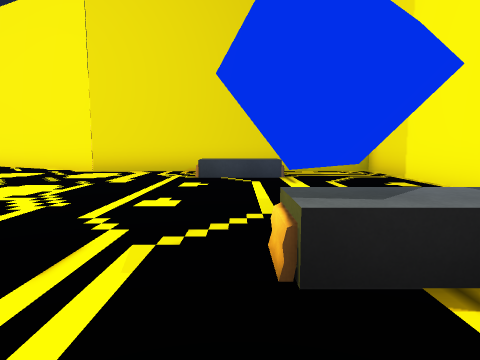
view 1 (above)

24 first-person views from a walk through a Unity game level. The camera is 1.3 m above the floor, tilts 6° down and sees 75° across. The floor is counted in squares, 2 m on a side. Each view is taken from the middle of a square. On the plan, view 1 faces up. The plan holds only what a view shows up to about 10 squares ahead; the rest is blank. The place goes on beyond the plan. The player character is not drawn.

view 2
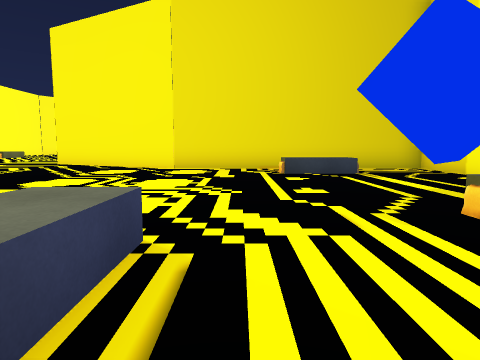

view 3
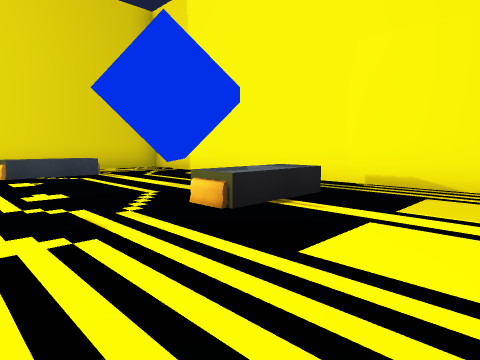

view 4
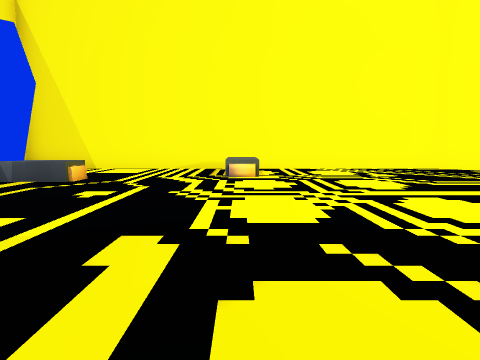

view 5
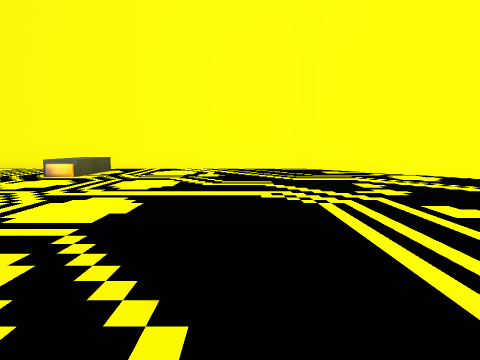

view 6
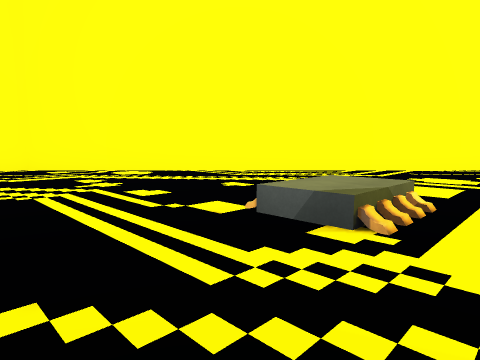

view 7
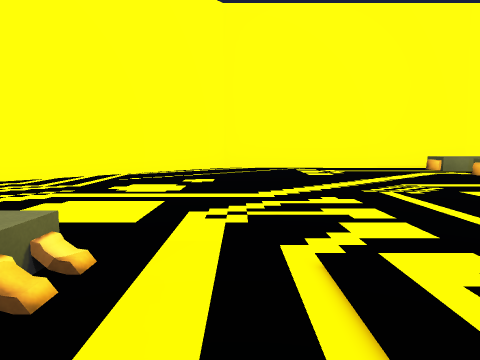

view 8
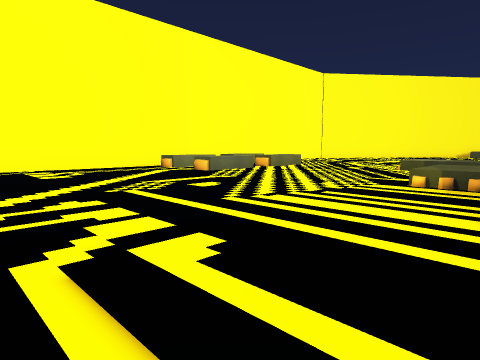

view 9
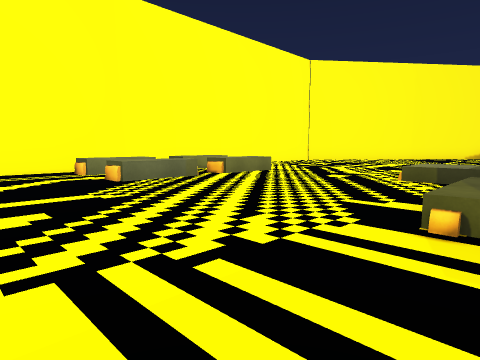

view 10
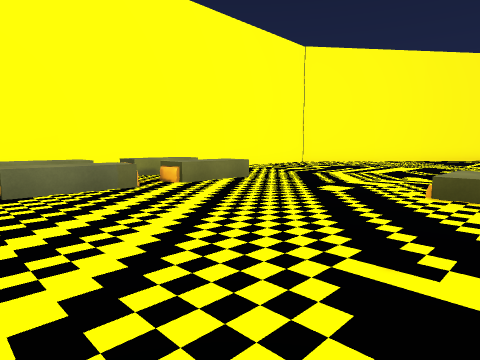

view 11
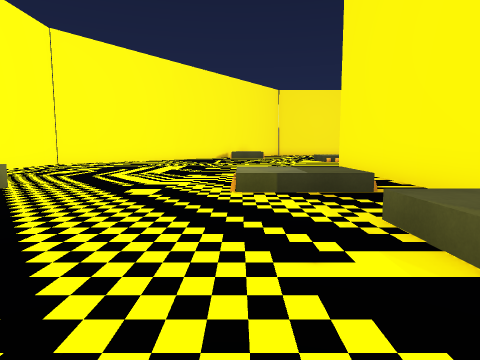

view 12
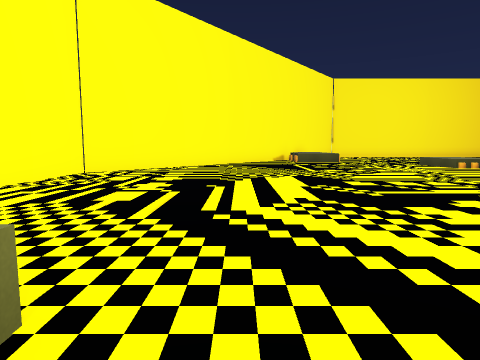

view 13
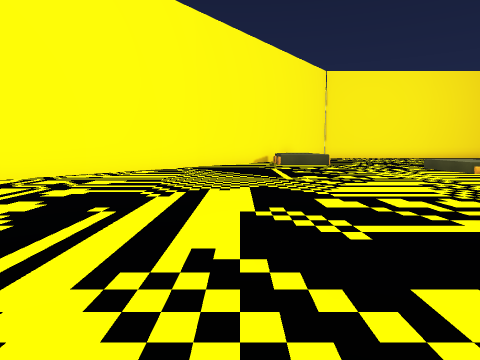

view 14
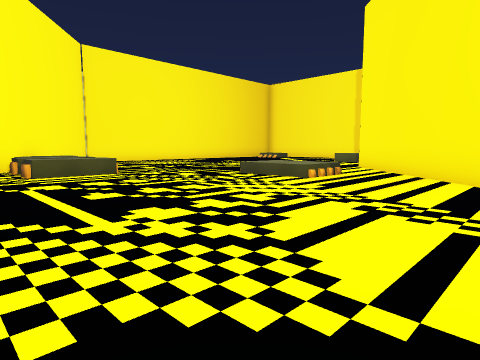

view 15
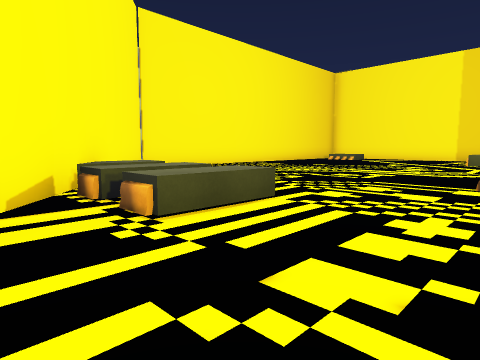

view 16
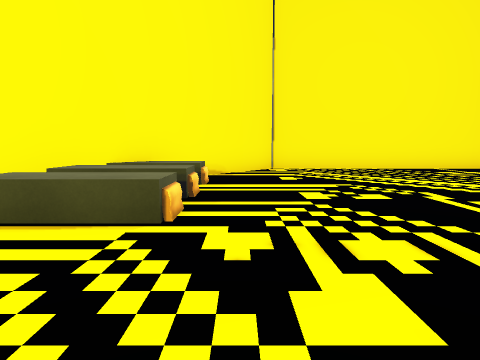

view 17
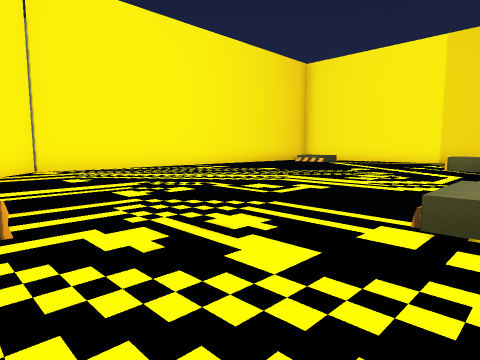

view 18
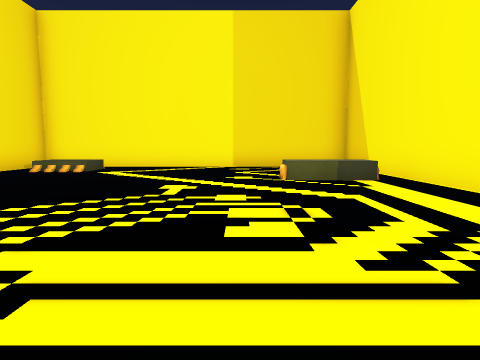

view 19
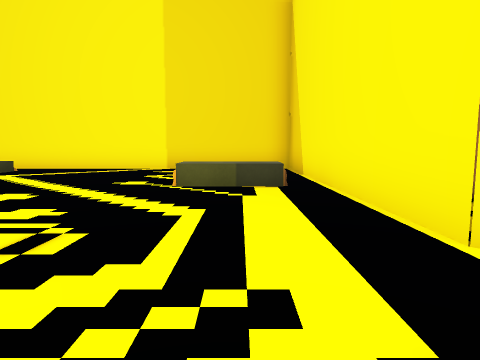

view 20
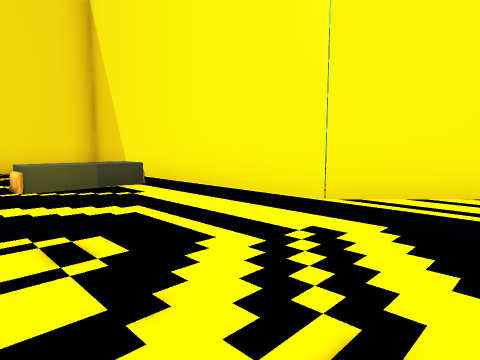

view 21
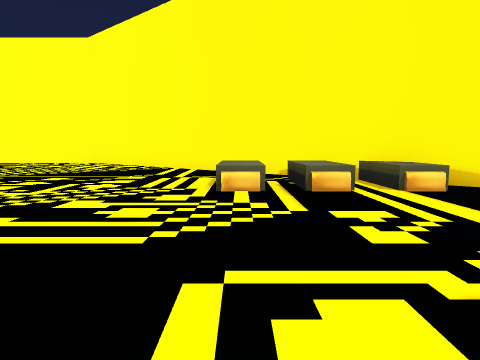

view 22
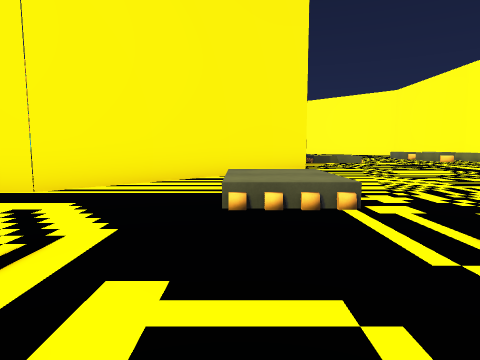

view 23
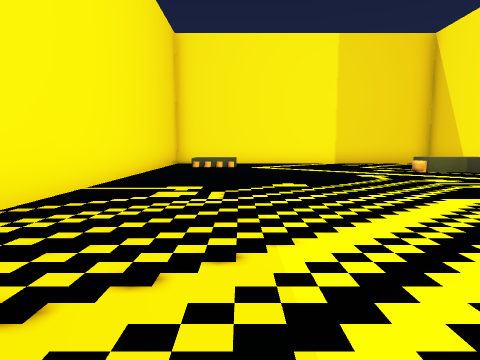

view 24
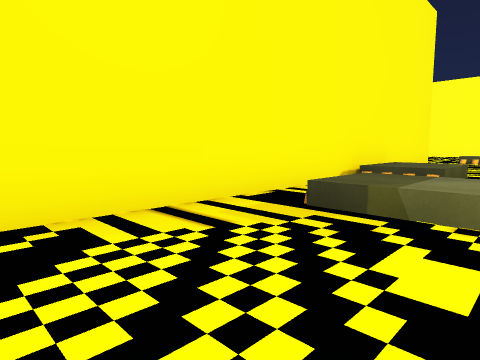

### Floor plan
Points are (right, up) in squares from view 1. A wall is a line through its corners. A room is listed if a view was taken in it or the views show most of it. See-through windows are left out.
Room 1 (views 1, 2, 3, 4, 5, 6, 7, 8, 9, 10, 11, 12, 13, 14, 15, 16, 17, 18, 19, 20, 21, 22, 23, 24)
walls: (-9, 11.8) (-9, 23.5) (-4, 28.5) (3.5, 28.5) (3.5, 29.6); (-19, 20.2) (-19, 8.5) (-9, -1.5) (-8.4, -1.5); (-4.4, 8.7) (-7.2, 10.1); (3.5, 32.4) (3.5, 34.5); (-9.3, 38.1) (-19, 25.9) (-19, 23.1); (0.8, 2.7) (0.1, 3.3); (-4.5, 38.5) (-5.6, 38.5); (-6.6, -1.5) (-5.4, -1.5); (-3.6, -1.5) (3.5, -1.5) (3.5, 8.5) (-3.5, 8.5); (-0.5, 38.5) (-1.6, 38.5); (3.1, 38.5) (1.4, 38.5)
objects: other object (-18, 15) to (-18, 16); other object (-18, 18); other object (-16, 15) to (-16, 16); other object (-16, 18) to (-16, 19); other object (-12, 19) to (-10, 20); other object (-12, 32); other object (-12, 35) to (-11, 35); other object (-11, 33); other object (-10, 15) to (-10, 16); other object (-10, 39) to (-9, 40); other object (-9, 7); other object (-8, 28) to (-7, 29); other object (-5, 9) to (-4, 10); other object (-5, 26) to (-3, 27); other object (-3, 0) to (-3, 1); other object (-2, 25) to (0, 25); other object (-1, 7) to (1, 7); other object (-1, 30) to (0, 31); other object (2, 2); other object (2, 36) to (2, 37)

Positions as (right, up) in squares from view 1, and headings:
1: (0, 0), facing up
2: (-2, -1), facing up
3: (-2, -1), facing up-right
4: (-3, 8), facing down
5: (-7, 8), facing down
6: (-7, 9), facing down-left
7: (-9, 9), facing left
8: (-9, 9), facing up-left
9: (-10, 12), facing up-left
10: (-11, 14), facing up-left
11: (-12, 14), facing up
12: (-15, 18), facing up
13: (-14, 20), facing up
14: (-14, 24), facing up-right
15: (-14, 29), facing up-right
16: (-10, 29), facing up
17: (-11, 29), facing up-right
18: (-7, 32), facing right
19: (-6, 30), facing right
20: (-6, 32), facing down-right
21: (-6, 32), facing left
22: (-7, 33), facing down
23: (-9, 36), facing right
24: (-12, 23), facing down-right
